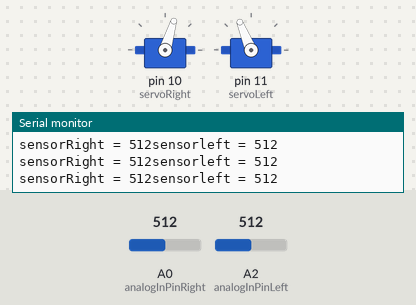
A sketch run on a simulated Arduino Uno, built with avr-gcc and run on an emulated ATmega328P. On the bench: 2 × servo, the last lines printed to the serial monitor. The test bench sets the inputs (shaded band); at power-on: A0 (analogInPinRight) = 512, A2 (analogInPinLeft) = 512.

Above: at 1.2 s.
1.3 s: A0 (analogInPinRight) set to 128
4.3 s: A0 (analogInPinRight) set to 107
At 5.5 s:
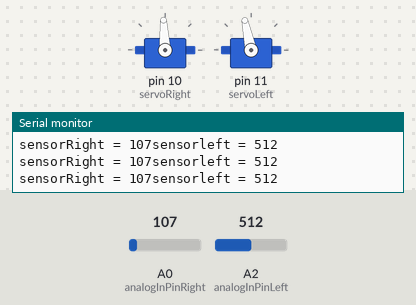
5.8 s: A2 (analogInPinLeft) set to 90
At 6.2 s:
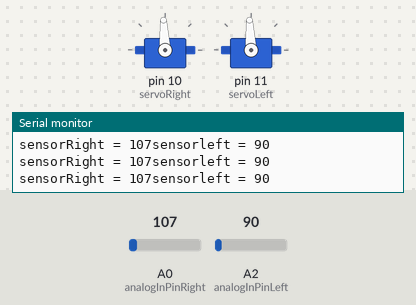
7.3 s: A0 (analogInPinRight) set to 122
At 7.8 s:
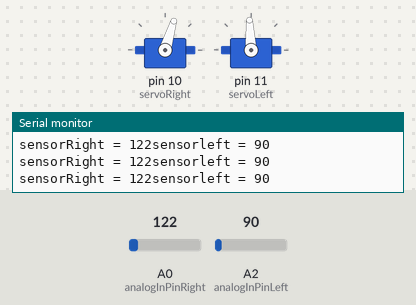
8.8 s: A0 (analogInPinRight) set to 90
At 9.2 s:
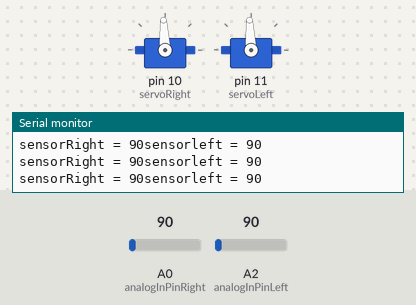
10.3 s: A2 (analogInPinLeft) set to 110
At 11.5 s:
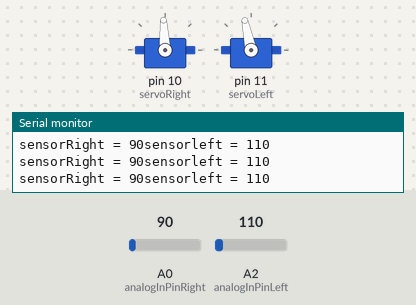
Timing chart, 0 to 13.3 s (numbered marks = the images above; inputs shaded):
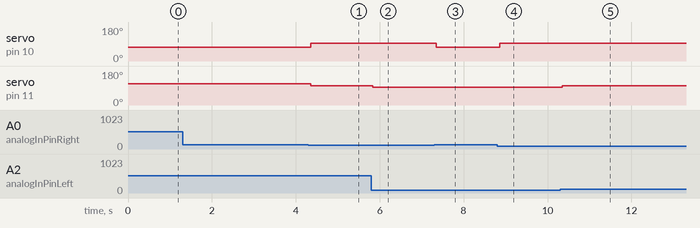

The sketch:

Linefollowing-Robot-Curvedpath.ino
```cpp
#include <Servo.h>                           // Include servo library

Servo servoRight;                            // Declare right servo
Servo servoLeft;                            // Declare left servo

// These constants won't change. They're used to give names to the pins used:
const int analogInPinLeft = A2;  // Analog input pin that the potentiometer is attached to
const int analogInPinRight = A0;  // Analog input pin that the potentiometer is attached to
//const int analogOutPin = 9;  // Analog output pin that the LED is attached to

int sensorValueLeft = 0;        // value read from the pot
int sensorValueRight = 0;        // value read from the pot

const int thresholdLeft = 100;  // Adjust this threshold to differentiate between black and white for the left sensor
const int thresholdRight = 120; // Adjust this threshold to differentiate between black and white for the right sensor

void setup()                                 // Built in initialization block
{
  servoRight.attach(10); // Attach the right servo to pin 10
  servoLeft.attach(11); // Attach the left servo to pin 11

  Serial.begin(9600);
}

void loop()                                  // Main loop auto-repeats
{
  // read the analog in value:
  sensorValueLeft = analogRead(analogInPinLeft);
  sensorValueRight = analogRead(analogInPinRight);

  // Determine the sensor states
  bool isLeftBlack = (sensorValueLeft < thresholdLeft);
  bool isRightBlack = (sensorValueRight < thresholdRight);

  // print the results to the Serial Monitor:
  Serial.print("sensorleft = ");
  Serial.print(sensorValueLeft);
  Serial.print("\nsensorRight = ");
  Serial.print(sensorValueRight);

  // Line-following logic

  if (!isLeftBlack && !isRightBlack) {
    servoLeft.writeMicroseconds(1700); // Left wheel Forward
    servoRight.writeMicroseconds(1300); // Right wheel  Forward
  }
  else if (isLeftBlack && !isRightBlack) {

    servoLeft.writeMicroseconds(1500); // Left wheel Turning Left
    servoRight.writeMicroseconds(1300); // Right wheel Turning Left


  }
  else if (!isLeftBlack && isRightBlack) {

     servoLeft.writeMicroseconds(1600); // Left wheel Turning Right
    servoRight.writeMicroseconds(1500); // Right wheel Turning Right


  }
  else {
    //Stop
    servoLeft.writeMicroseconds(1500); // Left wheel IDLE
    servoRight.writeMicroseconds(1500); // Right wheel  IDLE
  }

  // wait 2 milliseconds before the next loop for the analog-to-digital
  // converter to settle after the last reading:
delay(2);
}
```

Measured:
- the behaviour switches between 120 and 119 on A0 (analogInPinRight) (found by bisection; images 0 and 1)
- after the input at 4.3 s, servo on pin 10 (servoRight): 73° → 93° after 0.05 s; servo on pin 11 (servoLeft): 112° → 102° after 0.05 s
- after the input at 5.8 s, servo on pin 11 (servoLeft): 102° → 93° at once
- after the input at 7.3 s, servo on pin 10 (servoRight): 93° → 73° after 0.05 s
- after the input at 8.8 s, servo on pin 10 (servoRight): 73° → 93° after 0.06 s
- after the input at 10.3 s, servo on pin 11 (servoLeft): 93° → 102° after 0.06 s
